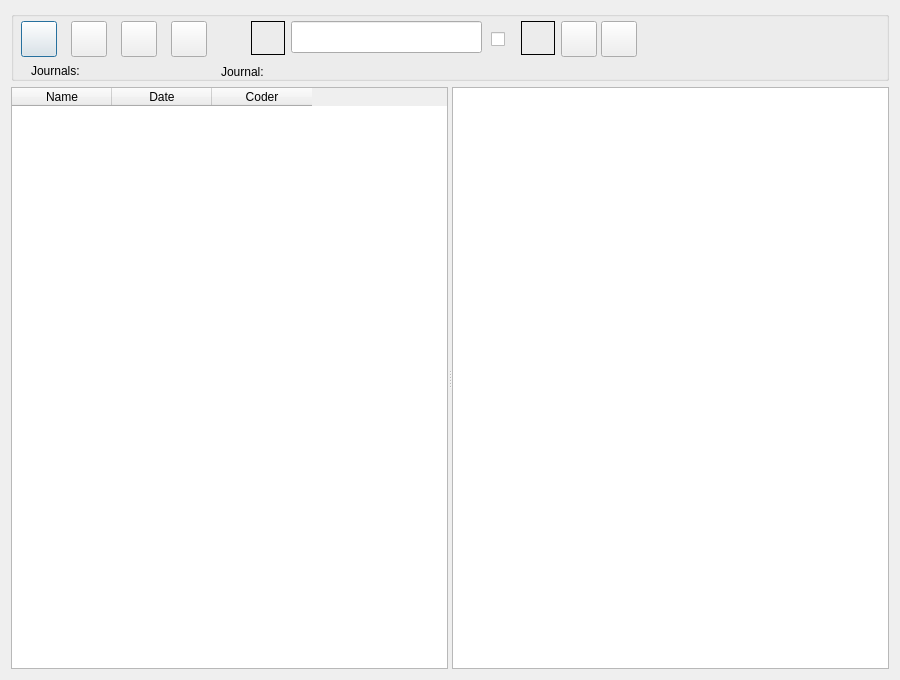
<?xml version="1.0" encoding="UTF-8"?>
<ui version="4.0">
 <class>Dialog_journals</class>
 <widget class="QDialog" name="Dialog_journals">
  <property name="geometry">
   <rect>
    <x>0</x>
    <y>0</y>
    <width>900</width>
    <height>680</height>
   </rect>
  </property>
  <property name="windowTitle">
   <string>Journals</string>
  </property>
  <layout class="QGridLayout" name="gridLayout">
   <item row="0" column="0">
    <widget class="QGroupBox" name="groupBox">
     <property name="minimumSize">
      <size>
       <width>0</width>
       <height>70</height>
      </size>
     </property>
     <property name="maximumSize">
      <size>
       <width>16777215</width>
       <height>70</height>
      </size>
     </property>
     <property name="title">
      <string/>
     </property>
     <widget class="QPushButton" name="pushButton_create">
      <property name="geometry">
       <rect>
        <x>10</x>
        <y>10</y>
        <width>36</width>
        <height>36</height>
       </rect>
      </property>
      <property name="toolTip">
       <string>&lt;html&gt;&lt;head/&gt;&lt;body&gt;&lt;p&gt;Create&lt;/p&gt;&lt;/body&gt;&lt;/html&gt;</string>
      </property>
      <property name="text">
       <string/>
      </property>
     </widget>
     <widget class="QPushButton" name="pushButton_export">
      <property name="geometry">
       <rect>
        <x>60</x>
        <y>10</y>
        <width>36</width>
        <height>36</height>
       </rect>
      </property>
      <property name="toolTip">
       <string>&lt;html&gt;&lt;head/&gt;&lt;body&gt;&lt;p&gt;Export&lt;/p&gt;&lt;/body&gt;&lt;/html&gt;</string>
      </property>
      <property name="text">
       <string/>
      </property>
     </widget>
     <widget class="QPushButton" name="pushButton_delete">
      <property name="geometry">
       <rect>
        <x>160</x>
        <y>10</y>
        <width>36</width>
        <height>36</height>
       </rect>
      </property>
      <property name="toolTip">
       <string>&lt;html&gt;&lt;head/&gt;&lt;body&gt;&lt;p&gt;Delete&lt;/p&gt;&lt;/body&gt;&lt;/html&gt;</string>
      </property>
      <property name="text">
       <string/>
      </property>
     </widget>
     <widget class="QLabel" name="label_jname">
      <property name="geometry">
       <rect>
        <x>210</x>
        <y>50</y>
        <width>491</width>
        <height>21</height>
       </rect>
      </property>
      <property name="text">
       <string>Journal:</string>
      </property>
     </widget>
     <widget class="QLabel" name="label_jcount">
      <property name="geometry">
       <rect>
        <x>20</x>
        <y>50</y>
        <width>181</width>
        <height>20</height>
       </rect>
      </property>
      <property name="text">
       <string>Journals: </string>
      </property>
     </widget>
     <widget class="QPushButton" name="pushButton_export_all">
      <property name="geometry">
       <rect>
        <x>110</x>
        <y>10</y>
        <width>36</width>
        <height>36</height>
       </rect>
      </property>
      <property name="toolTip">
       <string>&lt;html&gt;&lt;head/&gt;&lt;body&gt;&lt;p&gt;Export&lt;/p&gt;&lt;/body&gt;&lt;/html&gt;</string>
      </property>
      <property name="text">
       <string/>
      </property>
     </widget>
     <widget class="QLabel" name="label_search_regex">
      <property name="geometry">
       <rect>
        <x>240</x>
        <y>10</y>
        <width>34</width>
        <height>34</height>
       </rect>
      </property>
      <property name="toolTip">
       <string>&lt;html&gt;&lt;head/&gt;&lt;body&gt;&lt;p&gt;Search uses Regex functions. &lt;/p&gt;&lt;p&gt;A dot ‘.’ is used as a wild card, e.g. ‘.ears’ will match ‘bears’ and ‘years’. &lt;/p&gt;&lt;p&gt;A ‘?’ after a character will match one or none times that character, e.g. ‘bears?’ will match ‘bear’ and ‘bears’ &lt;/p&gt;&lt;p&gt;&lt;span style=&quot; background-color:transparent;&quot;&gt;A ‘*’ after a character will match zero or more times. &lt;/span&gt;&lt;/p&gt;&lt;p&gt;&lt;span style=&quot; background-color:transparent;&quot;&gt;‘&lt;/span&gt;\. will match the dot symbol, ‘\?’ will match the question mark. ‘\n’ will match the line ending symbol. &lt;/p&gt;&lt;p&gt;Regex cheatsheet: &lt;a href=&quot;http://www.rexegg.com/regex-quickstart.html&quot;&gt;&lt;span style=&quot; text-decoration: underline; color:#000080;&quot;&gt;www.rexegg.com/regex-quickstart.html&lt;/span&gt;&lt;/a&gt;&lt;/p&gt;&lt;/body&gt;&lt;/html&gt;</string>
      </property>
      <property name="autoFillBackground">
       <bool>false</bool>
      </property>
      <property name="frameShape">
       <enum>QFrame::Box</enum>
      </property>
      <property name="text">
       <string/>
      </property>
      <property name="alignment">
       <set>Qt::AlignRight|Qt::AlignTrailing|Qt::AlignVCenter</set>
      </property>
      <property name="wordWrap">
       <bool>true</bool>
      </property>
     </widget>
     <widget class="QPushButton" name="pushButton_next">
      <property name="geometry">
       <rect>
        <x>590</x>
        <y>10</y>
        <width>36</width>
        <height>36</height>
       </rect>
      </property>
      <property name="toolTip">
       <string>&lt;html&gt;&lt;head/&gt;&lt;body&gt;&lt;p&gt;Next&lt;/p&gt;&lt;/body&gt;&lt;/html&gt;</string>
      </property>
      <property name="text">
       <string/>
      </property>
     </widget>
     <widget class="QLabel" name="label_search_totals">
      <property name="geometry">
       <rect>
        <x>862</x>
        <y>12</y>
        <width>81</width>
        <height>22</height>
       </rect>
      </property>
      <property name="text">
       <string>0 / 0</string>
      </property>
      <property name="alignment">
       <set>Qt::AlignCenter</set>
      </property>
     </widget>
     <widget class="QLineEdit" name="lineEdit_search">
      <property name="geometry">
       <rect>
        <x>280</x>
        <y>10</y>
        <width>191</width>
        <height>32</height>
       </rect>
      </property>
      <property name="toolTip">
       <string>&lt;html&gt;&lt;head/&gt;&lt;body&gt;&lt;p&gt;Search for text.&lt;/p&gt;&lt;p&gt;check &lt;span style=&quot; font-weight:600;&quot;&gt;All journals&lt;/span&gt; for searching all journals&lt;/p&gt;&lt;/body&gt;&lt;/html&gt;</string>
      </property>
     </widget>
     <widget class="QCheckBox" name="checkBox_search_all_journals">
      <property name="geometry">
       <rect>
        <x>480</x>
        <y>10</y>
        <width>21</width>
        <height>36</height>
       </rect>
      </property>
      <property name="toolTip">
       <string>&lt;html&gt;&lt;head/&gt;&lt;body&gt;&lt;p&gt;search all journals&lt;/p&gt;&lt;/body&gt;&lt;/html&gt;</string>
      </property>
      <property name="text">
       <string/>
      </property>
     </widget>
     <widget class="QPushButton" name="pushButton_previous">
      <property name="geometry">
       <rect>
        <x>550</x>
        <y>10</y>
        <width>36</width>
        <height>36</height>
       </rect>
      </property>
      <property name="toolTip">
       <string>&lt;html&gt;&lt;head/&gt;&lt;body&gt;&lt;p&gt;Previous&lt;/p&gt;&lt;/body&gt;&lt;/html&gt;</string>
      </property>
      <property name="text">
       <string/>
      </property>
     </widget>
     <widget class="QLabel" name="label_search_all_journals">
      <property name="geometry">
       <rect>
        <x>510</x>
        <y>10</y>
        <width>34</width>
        <height>34</height>
       </rect>
      </property>
      <property name="toolTip">
       <string>&lt;html&gt;&lt;head/&gt;&lt;body&gt;&lt;p&gt;Search all journals&lt;/p&gt;&lt;/body&gt;&lt;/html&gt;</string>
      </property>
      <property name="autoFillBackground">
       <bool>false</bool>
      </property>
      <property name="frameShape">
       <enum>QFrame::Box</enum>
      </property>
      <property name="text">
       <string/>
      </property>
      <property name="alignment">
       <set>Qt::AlignRight|Qt::AlignTrailing|Qt::AlignVCenter</set>
      </property>
      <property name="wordWrap">
       <bool>true</bool>
      </property>
     </widget>
    </widget>
   </item>
   <item row="1" column="0">
    <widget class="QSplitter" name="splitter">
     <property name="orientation">
      <enum>Qt::Horizontal</enum>
     </property>
     <widget class="QTableWidget" name="tableWidget">
      <column>
       <property name="text">
        <string>Name</string>
       </property>
      </column>
      <column>
       <property name="text">
        <string>Date</string>
       </property>
      </column>
      <column>
       <property name="text">
        <string>Coder</string>
       </property>
      </column>
     </widget>
     <widget class="QTextEdit" name="textEdit"/>
    </widget>
   </item>
  </layout>
 </widget>
 <resources/>
 <connections/>
</ui>
